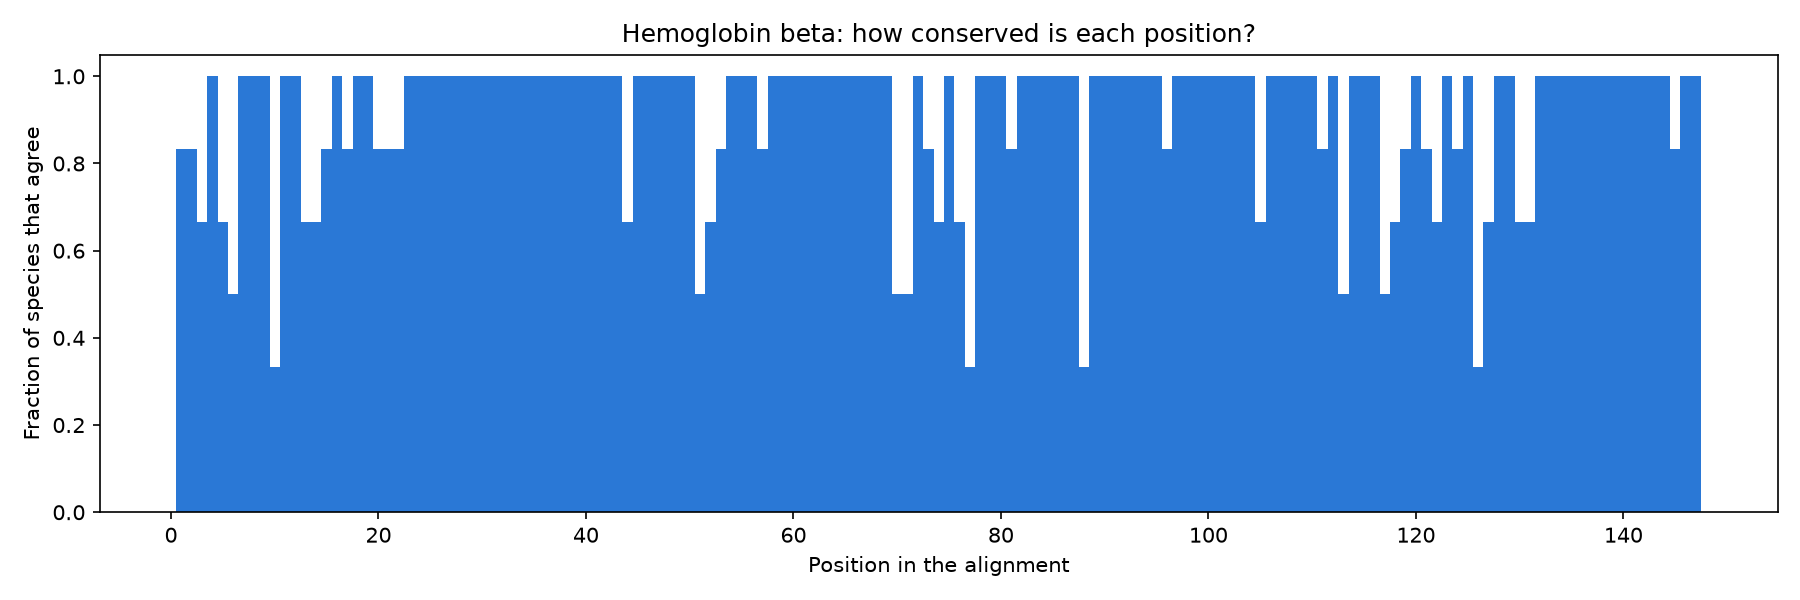

Python code for this plot:
from collections import Counter
from Bio import AlignIO
import matplotlib.pyplot as plt

alignment = AlignIO.read("data/hbb_aligned.fasta", "fasta")
num_species = len(alignment)
length = alignment.get_alignment_length()

scores = []
for i in range(length):
    column = alignment[:, i]
    letter, count = Counter(column).most_common(1)[0]
    if letter == "-":
        count = 0
    scores.append(count / num_species)

print("Positions in the alignment:", length)
print("Identical in every species:", scores.count(1.0))

plt.figure(figsize=(12, 4))
plt.bar(range(1, length + 1), scores, width=1.0, color="#2a78d6")
plt.xlabel("Position in the alignment")
plt.ylabel("Fraction of species that agree")
plt.title("Hemoglobin beta: how conserved is each position?")
plt.ylim(0, 1.05)
plt.tight_layout()
plt.savefig("conservation.png", dpi=150)
print("Saved conservation.png")
